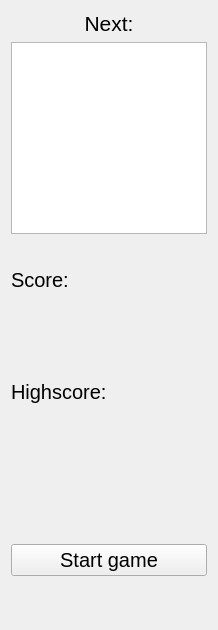
<?xml version="1.0" encoding="UTF-8"?>
<ui version="4.0">
 <class>Menu</class>
 <widget class="QWidget" name="Menu">
  <property name="geometry">
   <rect>
    <x>0</x>
    <y>0</y>
    <width>218</width>
    <height>630</height>
   </rect>
  </property>
  <property name="windowTitle">
   <string>Form</string>
  </property>
  <layout class="QVBoxLayout" name="verticalLayout">
   <item>
    <widget class="QLabel" name="label">
     <property name="font">
      <font>
       <pointsize>16</pointsize>
      </font>
     </property>
     <property name="text">
      <string>Next:</string>
     </property>
     <property name="alignment">
      <set>Qt::AlignCenter</set>
     </property>
    </widget>
   </item>
   <item>
    <widget class="QGraphicsView" name="graphicsView">
     <property name="minimumSize">
      <size>
       <width>100</width>
       <height>100</height>
      </size>
     </property>
     <property name="maximumSize">
      <size>
       <width>200</width>
       <height>200</height>
      </size>
     </property>
    </widget>
   </item>
   <item>
    <spacer name="verticalSpacer_3">
     <property name="orientation">
      <enum>Qt::Vertical</enum>
     </property>
     <property name="sizeType">
      <enum>QSizePolicy::Fixed</enum>
     </property>
     <property name="sizeHint" stdset="0">
      <size>
       <width>20</width>
       <height>20</height>
      </size>
     </property>
    </spacer>
   </item>
   <item>
    <widget class="QLabel" name="label_2">
     <property name="minimumSize">
      <size>
       <width>0</width>
       <height>40</height>
      </size>
     </property>
     <property name="font">
      <font>
       <pointsize>15</pointsize>
      </font>
     </property>
     <property name="text">
      <string>Score:</string>
     </property>
    </widget>
   </item>
   <item>
    <widget class="QLabel" name="scoreLabel">
     <property name="minimumSize">
      <size>
       <width>0</width>
       <height>40</height>
      </size>
     </property>
     <property name="font">
      <font>
       <pointsize>15</pointsize>
      </font>
     </property>
     <property name="text">
      <string/>
     </property>
    </widget>
   </item>
   <item>
    <spacer name="verticalSpacer_4">
     <property name="orientation">
      <enum>Qt::Vertical</enum>
     </property>
     <property name="sizeType">
      <enum>QSizePolicy::Fixed</enum>
     </property>
     <property name="sizeHint" stdset="0">
      <size>
       <width>20</width>
       <height>20</height>
      </size>
     </property>
    </spacer>
   </item>
   <item>
    <widget class="QLabel" name="label_4">
     <property name="minimumSize">
      <size>
       <width>0</width>
       <height>40</height>
      </size>
     </property>
     <property name="font">
      <font>
       <pointsize>15</pointsize>
      </font>
     </property>
     <property name="text">
      <string>Highscore:</string>
     </property>
    </widget>
   </item>
   <item>
    <widget class="QLabel" name="highscoreLabel">
     <property name="minimumSize">
      <size>
       <width>0</width>
       <height>40</height>
      </size>
     </property>
     <property name="font">
      <font>
       <pointsize>15</pointsize>
      </font>
     </property>
     <property name="text">
      <string/>
     </property>
    </widget>
   </item>
   <item>
    <spacer name="verticalSpacer">
     <property name="orientation">
      <enum>Qt::Vertical</enum>
     </property>
     <property name="sizeType">
      <enum>QSizePolicy::Fixed</enum>
     </property>
     <property name="sizeHint" stdset="0">
      <size>
       <width>20</width>
       <height>80</height>
      </size>
     </property>
    </spacer>
   </item>
   <item>
    <widget class="QPushButton" name="StartButton">
     <property name="maximumSize">
      <size>
       <width>200</width>
       <height>16777215</height>
      </size>
     </property>
     <property name="font">
      <font>
       <pointsize>15</pointsize>
      </font>
     </property>
     <property name="text">
      <string>Start game</string>
     </property>
    </widget>
   </item>
   <item>
    <spacer name="verticalSpacer_2">
     <property name="orientation">
      <enum>Qt::Vertical</enum>
     </property>
     <property name="sizeHint" stdset="0">
      <size>
       <width>20</width>
       <height>40</height>
      </size>
     </property>
    </spacer>
   </item>
  </layout>
 </widget>
 <resources/>
 <connections/>
</ui>
